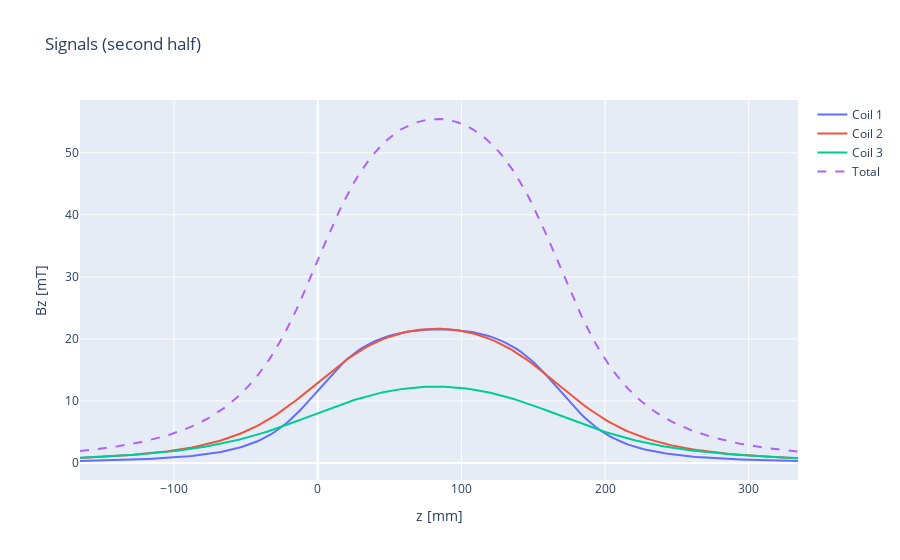

This figure's notebook cell:
### Code cell
Bz, z_vals = main_BCOIL_ORIGINAL(I=5.0, shapefigshow=False)

### Figure 1 — Plotly figure (JSON) as saved in the notebook; plotly's stock layout.template omitted (floating-point values rounded to 4 significant figures; data arrays with more than 128 entries replaced by an {"elided": "..."} marker saying what was removed)
{"data": [{"line": {"width": 2}, "mode": "lines", "name": "Coil 1", "type": "scatter", "x": {"elided": "200 float values"}, "y": {"elided": "200 float values"}}, {"line": {"width": 2}, "mode": "lines", "name": "Coil 2", "type": "scatter", "x": {"elided": "200 float values"}, "y": {"elided": "200 float values"}}, {"line": {"width": 2}, "mode": "lines", "name": "Coil 3", "type": "scatter", "x": {"elided": "200 float values"}, "y": {"elided": "200 float values"}}, {"line": {"dash": "dash", "width": 2}, "mode": "lines", "name": "Total", "type": "scatter", "x": {"elided": "200 float values"}, "y": {"elided": "200 float values"}}], "layout": {"title": {"text": "Signals (second half)"}, "xaxis": {"title": {"text": "z [mm]"}}, "yaxis": {"title": {"text": "Bz [mT]"}}}}
